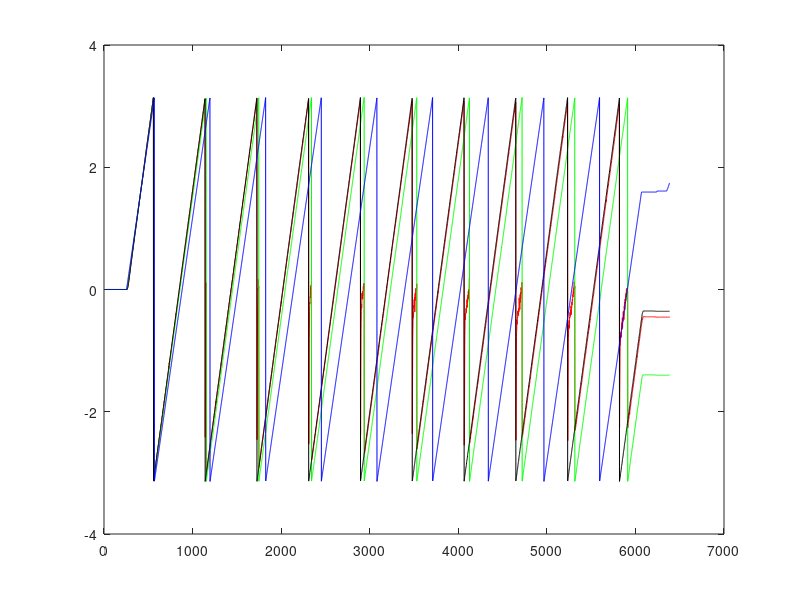

MATLAB code to generate this figure:
clc

clear
clf

data = csvread("data.csv");

#for i=(50:length(data))

  time = data(:,1);
  pth = data(:, 10);
  kth = data(:, 7);
  ith = data(:, 14);
  oth = data(:, 13);

  #kx = data(50:i, 5);
  #ky = data(50:i, 6);

  #ox = data(50:i, 11);
  #oy = data(50:i, 12);


  plot(time,kth, "red");
  hold on
  plot(time, oth, "green");
  hold on
  plot(time, ith, "black");
  hold on
  plot(time, pth, "blue");
 # pause(0.0001)
#end

